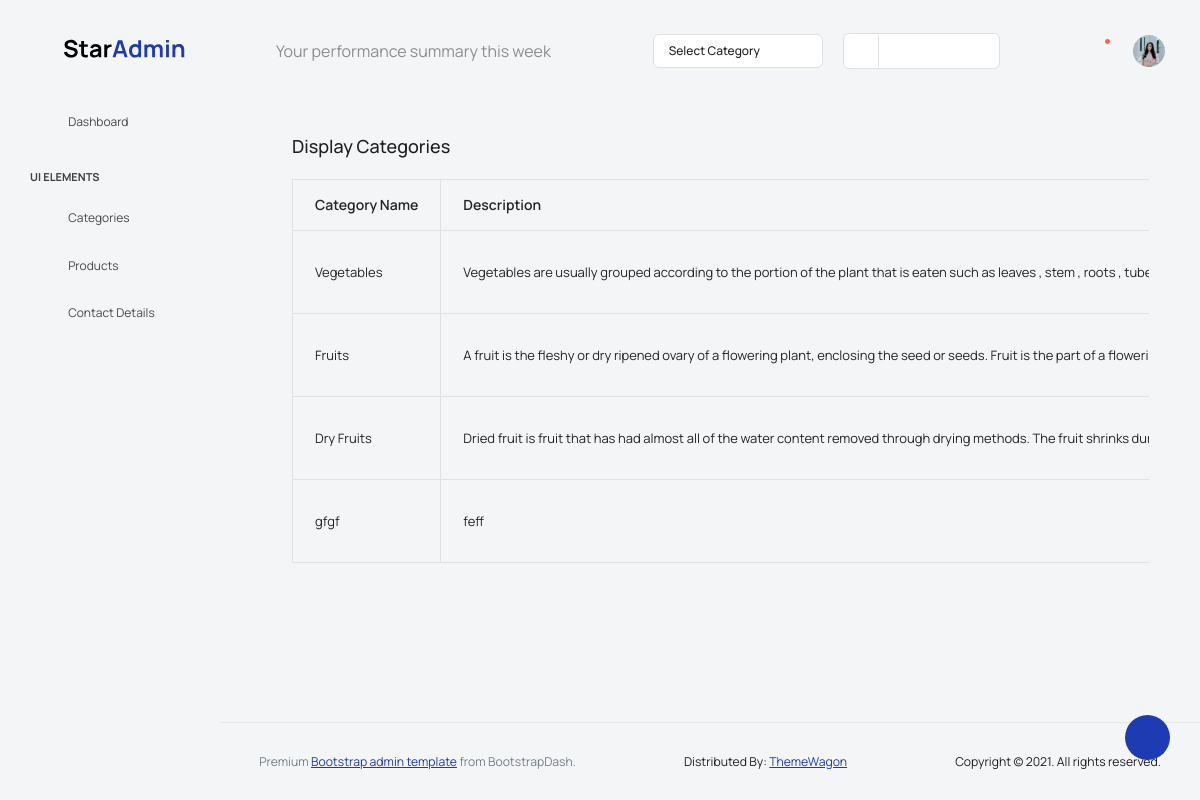
The app's page /Backend/display_category/ with its own data.
### Backend/models.py (models this page shows)
class Catdb(models.Model):
    name=models.CharField(max_length=100,null=True,blank=True)
    desc=models.TextField(max_length=100,null=True,blank=True)
    image=models.ImageField(upload_to= "Cat Images",null=True,blank=True)

### Backend/views.py (the view)
# urls.py: path('display_category/',views.display_category,name="display_category"),
def display_category(request):
    data=Catdb.objects.all()
    return render(request,"view_cat.html",{'data':data})

### Backend/Templates/view_cat.html (shortened to what this page needs)
<!DOCTYPE html>
{% extends 'index.html' %}
{% block content %}
<html lang="en">
<head>
</head>
<body>
<div class="card-body">
                  <h4 class="card-title">Display Categories</h4>
                  <div class="table-responsive pt-3">
                    <table class="table table-bordered">
                      <thead>
                        <tr>
                          <th>
                          Category Name
                          </th>
                          <th>
                           Description
                          </th>
                        </tr>
                      </thead>
                      <tbody>
                     {% for i in data %}
                      <tr>
                          <td>{{i.name}}</td>
                          <td>{{i.desc}}</td>
                      </tr>
                      {% endfor %}
                      </tbody>
                    </table>
                  </div>
                </div>
</body>
</html>
{% endblock %}

### records on screen
Catdb: name "Vegetables", desc "Vegetables are usually grouped according to the portion of the plant that is eaten such as leaves , stem , roots ,…"
Catdb: name "Fruits", desc "A fruit is the fleshy or dry ripened ovary of a flowering plant, enclosing the seed or seeds. Fruit is the part of a…"
Catdb: name "Dry Fruits", desc "Dried fruit is fruit that has had almost all of the water content removed through drying methods. The fruit shrinks…"
Catdb: name "gfgf", desc "feff"
